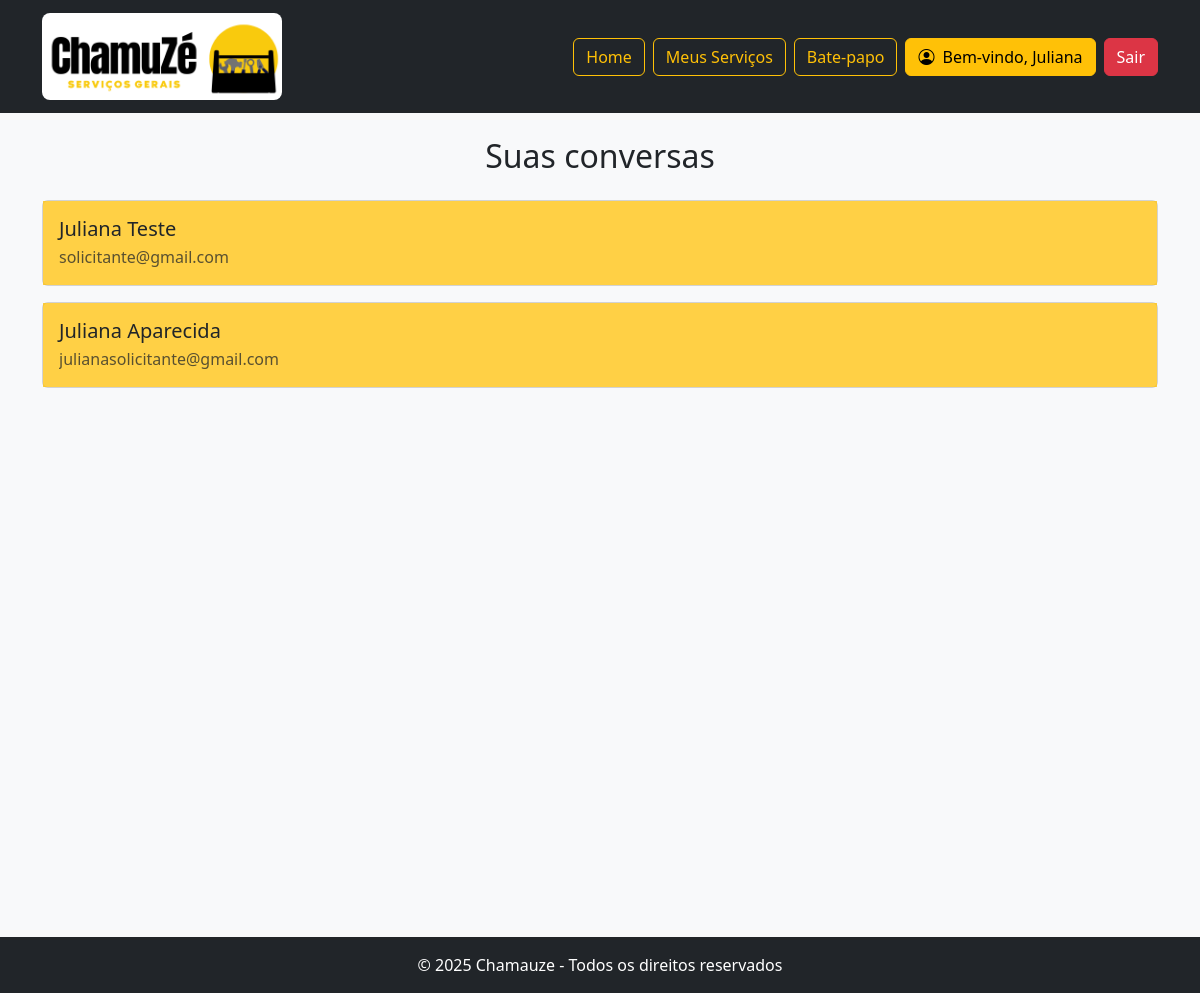
The page /config/chatLista.php (signed in) on the database its author committed.
### tables this page shows
CREATE TABLE `usuario` (
  `id_usuario` int(11) NOT NULL AUTO_INCREMENT,
  `nome` varchar(100) NOT NULL,
  `sobrenome` varchar(150) NOT NULL,
  `email` varchar(150) NOT NULL,
  `senha` varchar(255) NOT NULL,
  `cpf` varchar(11) NOT NULL,
  `telefone` varchar(30) NOT NULL,
  `nacionalidade` varchar(50) NOT NULL,
  `data_nascimento` date NOT NULL,
  `nota_reputacao` decimal(3,2) NOT NULL,
  `genero` enum('F','M','O') NOT NULL,
  `tipo_perfil` enum('administrador','prestador','solicitante') NOT NULL,
  PRIMARY KEY (`id_usuario`)
);

### helpers/biblioteca.php (called while the page is built, shortened)
<?php
$conexao = conectaDB();
function buscarUsuarioPeloId($id_usuario){
    global $conexao;
    $sql = "SELECT * FROM usuario WHERE id_usuario = ?";
    $stmt = $conexao->prepare($sql);
    $stmt->bind_param('i', $id_usuario);
    $stmt->execute();
    $resultado = $stmt->get_result();
    return $resultado->fetch_assoc();
}
function buscarListaDeContatosNoBanco($id_usuario){
    global $conexao;
    $sql = "
        SELECT DISTINCT id_destinatario
        FROM mensagem
        WHERE id_remetente = ?
        UNION
        SELECT DISTINCT id_remetente
        FROM mensagem
        WHERE id_destinatario = ?
    ";
    $stmt = $conexao->prepare($sql);
    $stmt->bind_param('ii', $id_usuario, $id_usuario);
    $stmt->execute();
    $resultado = $stmt->get_result();
    return $resultado->fetch_all(MYSQLI_ASSOC);
}
?>

### config/chatLista.php (the view, shortened to what this page needs)
<?php
include "../helpers/biblioteca.php";
$id_remetente = $_SESSION['usuario']['id_usuario'];
?>
<!DOCTYPE html>
<html lang="pt-br">
<head>
    <link rel="stylesheet" href="../assets/css/estrelas.css">
    <link href="https://cdn.jsdelivr.net/npm/bootstrap@5.3.3/dist/css/bootstrap.min.css" rel="stylesheet">
    <link rel="stylesheet" href="../assets/css/estilo.css">
    <link rel="stylesheet" href="https://cdn.jsdelivr.net/npm/bootstrap-icons/font/bootstrap-icons.css">
</head>
<body class="bg-light  vh-100">
    <main class="container min-vh-100">
        <h2 class="my-4 text-center">Suas conversas</h2>
        <?php
            $idDosContatos = buscarListaDeContatosNoBanco($id_remetente);
            if (count($idDosContatos) <= 0){
                echo '<div class = "alert alert-info mt-4" role="alert"">
                        Você ainda não possui conversas!
                    </div>';
            } else {
                for($i = 0; $i < count($idDosContatos); $i++){
                    $usuario = buscarUsuarioPeloId($idDosContatos[$i]["id_destinatario"]);
                ?>
                <div class="card mb-3" style="cursor: pointer;" onclick="window.location.href='../config/chat.php?id_destinatario=<?= $usuario['id_usuario'] ?>'">
                    <div class="card-body bg-warning bg-opacity-75">
                        <h5 class="card-title mb-1"><?= $usuario["nome"]?> <?= $usuario["sobrenome"] ?></h5>
                        <p class="card-text text-muted mb-0"><?= $usuario["email"] ?></p>
                    </div>
                </div>
            <?php }
                    }?>
    </main>
    <?php include "../footer.php"; ?>
</body>
</html>

### config/chatLista.php (style rules this page uses)
.card-text { word-wrap: break-word; overflow-wrap: break-word; max-height: 100px; overflow: hidden; }

### rows shown on the page
usuario: nome "Juliana", sobrenome "Teste", email "solicitante@gmail.com"
usuario: nome "Juliana", sobrenome "Aparecida", email "julianasolicitante@gmail.com"

### other values the page prints
$nomeUsuario "Juliana"
